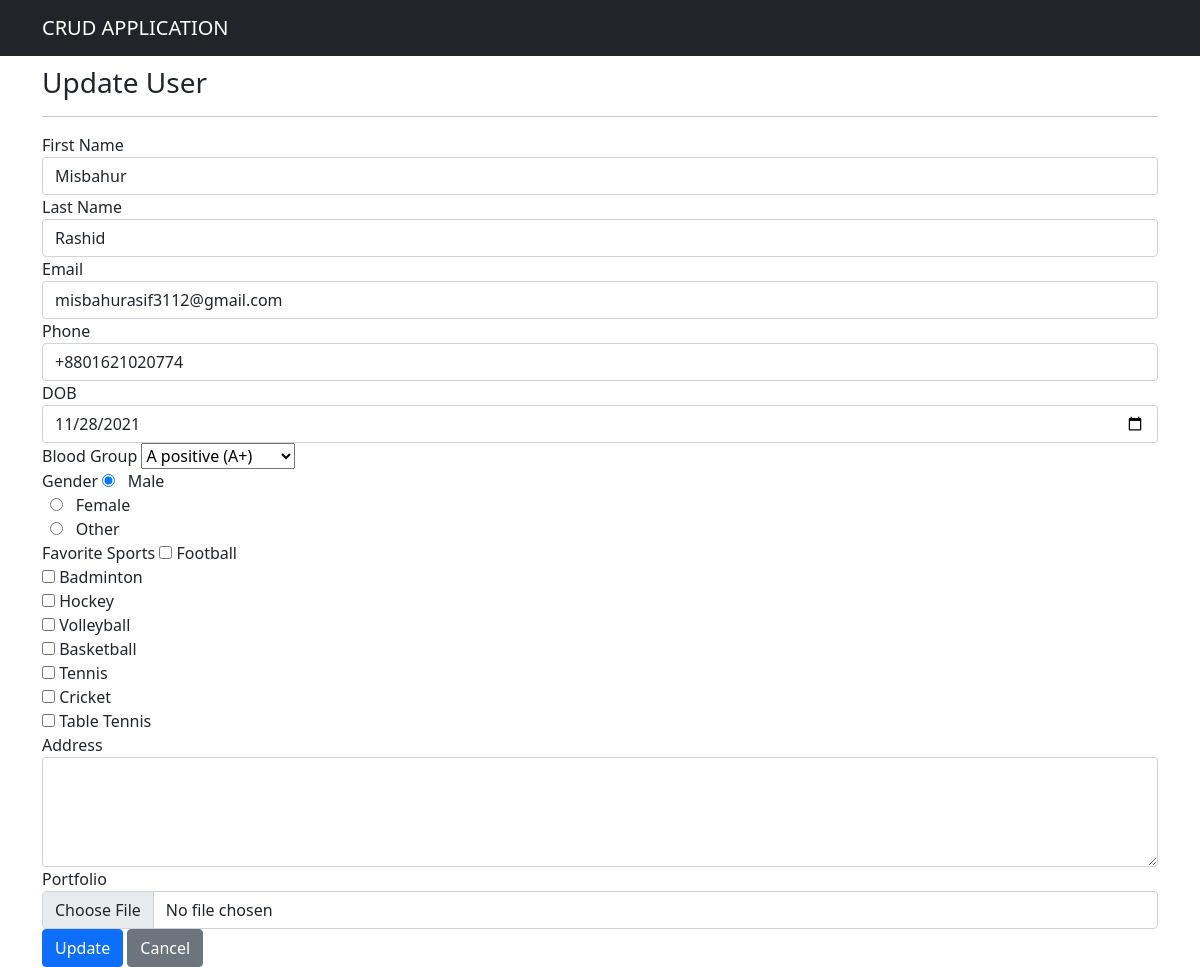
Page /index.php/user/edit/1 on the committed database.
### tables this page shows
CREATE TABLE `curd_t` (
  `user_id` int(11) NOT NULL,
  `first_name` varchar(50) NOT NULL,
  `last_name` varchar(50) NOT NULL,
  `email` varchar(50) NOT NULL,
  `phone` varchar(50) NOT NULL,
  `dob` date NOT NULL,
  `blood_group` varchar(20) NOT NULL,
  `gender` varchar(20) NOT NULL,
  `sports` varchar(50) NOT NULL,
  `address` varchar(200) NOT NULL,
  `portfolio` varchar(100) NOT NULL,
  `create_at` date NOT NULL
);

### application/controllers/User.php (called while the page is built, shortened)
<?php
class User extends CI_Controller
{
    function edit($userID)
    {
        $this->load->model('User_model');
        $user = $this->User_model->getUser($userID);
        $data = array();
        $data['user'] = $user;
        $this->form_validation->set_rules('first_name', 'Name', 'required');
        $this->form_validation->set_rules('last_name', 'Name', 'required');
        $this->form_validation->set_rules('email', 'Email', 'required|valid_email');
        $this->form_validation->set_rules('phone', 'Phone', 'required');
        $this->form_validation->set_rules('dob', 'DOB',);
        $this->form_validation->set_rules('blood_group', 'Blood Group');
        $this->form_validation->set_rules('gender', 'Gender');
        $this->form_validation->set_rules('sports', 'Sports');
        $this->form_validation->set_rules('address', 'Address');
        $this->form_validation->set_rules('portfolio', 'Portfolio');
        if ($this->form_validation->run() == false) {
            $this->load->view('edit', $data);
        }
    }
}

### index.php (called while the page is built, shortened)
<?php
require_once BASEPATH.'core/CodeIgniter.php';

### application/models/User_model.php (called while the page is built, shortened)
<?php
class User_model extends CI_model
{
    function getUser($userID){
        $this->db->where('user_id', $userID);
        return $this->db->get('curd_t')->row_array();
    }
}

### application/views/edit.php (the view, shortened to what this page needs)
<!DOCTYPE html>
<html>
<head>
    <link rel="stylesheet" type="text/css" href="<?php echo base_url() . 'assets/css/bootstrap.min.css'; ?>">
</head>
<body>
    <div class="navbar navbar-dark bg-dark">
        <div class="container">
            <a href="#" class="navbar-brand">CRUD APPLICATION</a>
        </div>
    </div>
    <div class="container" style="padding-top: 10px;">
        <h3>Update User</h3>
        <hr>
        <form method="POST" name="createUser" action="<?php echo base_url() . 'index.php/user/edit/' . $user['user_id']; ?>">
            <div class="row">
                <div class="col-md-12">
                    <div class="form-group">
                        <label>First Name</label>
                        <input type="text" name="first_name" value="<?php echo set_value('first_name', $user['first_name']); ?>" class="form-control">
                    </div>
                    <div class="form-group">
                        <label>Last Name</label>
                        <input type="text" name="last_name" value="<?php echo set_value('last_name', $user['last_name']); ?>" class="form-control">
                    </div>
                    <div class="form-group">
                        <label>Email</label>
                        <input type="text" name="email" value="<?php echo set_value('email', $user['email']); ?>" class="form-control">
                    </div>
                    <div class="form-group">
                        <label>Phone</label>
                        <input type="tel" name="phone" value="<?php echo set_value('phone', $user['phone']); ?>" class="form-control">
                    </div>
                    <div class="form-group">
                        <label>DOB</label>
                        <input type="date" name="dob" value="<?php echo set_value('dob', $user['dob']); ?>" class="form-control">
                    </div>
                    <div class="form-group">
                        <label>Blood Group</label>
                        <select name="blood_group">
                            <option value="<?php echo set_value('blood_group', $user['blood_group']); ?>">A positive (A+)</option>
                        </select>
                    </div>
                    <div class="form-group">
                        <label>Gender</label>
                        <input type="radio" <?php if ($user['gender'] == 'Male') {
                                                echo "checked";
                                            } ?> name="gender" value="Male">
                          <label for="male">Male</label><br>
                          <input type="radio" name="gender" <?php if ($user['gender'] == 'Female') {
                                                                echo "checked";
                                                            } ?> value="Female">
                          <label for="female">Female</label><br>
                          <input type="radio" name="gender" <?php if ($user['gender'] == 'Other') {
                                                                echo "checked";
                                                            } ?> value="Other">
                          <label for="other">Other</label>
                    </div>
                    <div class="form-group">
                        <label>Favorite Sports</label>
                        <input type="checkbox" name="sports" <?php if ($user['sports'] == 'Football') {
                                                                    echo "checked";
                                                                } ?> value="Football">
                        <label for="football"> Football</label><br>
                        <input type="checkbox" name="sports" <?php if ($user['sports'] == 'Badminton') {
                                                                    echo "checked";
                                                                } ?> value="Badminton">
                        <label for="badminton"> Badminton</label><br>
                        <input type="checkbox" name="sports" <?php if ($user['sports'] == 'Hockey') {
                                                                    echo "checked";
                                                                } ?> value="Hockey">
                        <label for="hockey"> Hockey</label><br>
                        <input type="checkbox" name="sports" <?php if ($user['sports'] == 'Volleyball') {
                                                                    echo "checked";
                                                                } ?>value="Volleyball">
                        <label for="volleyball"> Volleyball</label><br>
                        <input type="checkbox" name="sports" <?php if ($user['sports'] == 'Basketball') {
                                                                    echo "checked";
                                                                } ?>value="Basketball">
                        <label for="basketball"> Basketball</label><br>
                        <input type="checkbox" name="sports" <?php if ($user['sports'] == 'Tennis') {
                                                                    echo "checked";
                                                                } ?>value="Tennis">
                        <label for="tennis"> Tennis</label><br>
                        <input type="checkbox" name="sports" <?php if ($user['sports'] == 'Cricket') {
                                                                    echo "checked";
                                                                } ?>value="Cricket">
                        <label for="cricket"> Cricket</label><br>
                        <input type="checkbox" name="sports" <?php if ($user['sports'] == 'Table Tennis') {
                                                                    echo "checked";
                                                                } ?>value="Table Tennis">
                        <label for="table_tennis"> Table Tennis</label><br>
                    </div>
                    <div class="form-group">
                        <label>Address</label>
                        <textarea name="address" rows="4" cols="50" value="<?php echo set_value('address', $user['address']); ?>" class="form-control"></textarea>
                    </div>
                    <div class="form-group">
                        <label>Portfolio</label>
                        <input type="file" name="portfolio" value="<?php echo set_value('portfolio', $user['portfolio']); ?>" class="form-control">
                    </div>
                    <div class="form-group">
                        <button class="btn btn-primary">Update</button>
                        <a href="<?php echo base_url() . 'index.php/user/index'; ?>" class="btn-secondary btn">Cancel</a>
                    </div>
                </div>
            </div>
        </form>
    </div>
</body>
</html>

### rows in the picture
curd_t: first_name "Misbahur", last_name "Rashid", email "misbahurasif3112@gmail.com", phone "+8801621020774", dob "11/28/2021", gender "☑"
